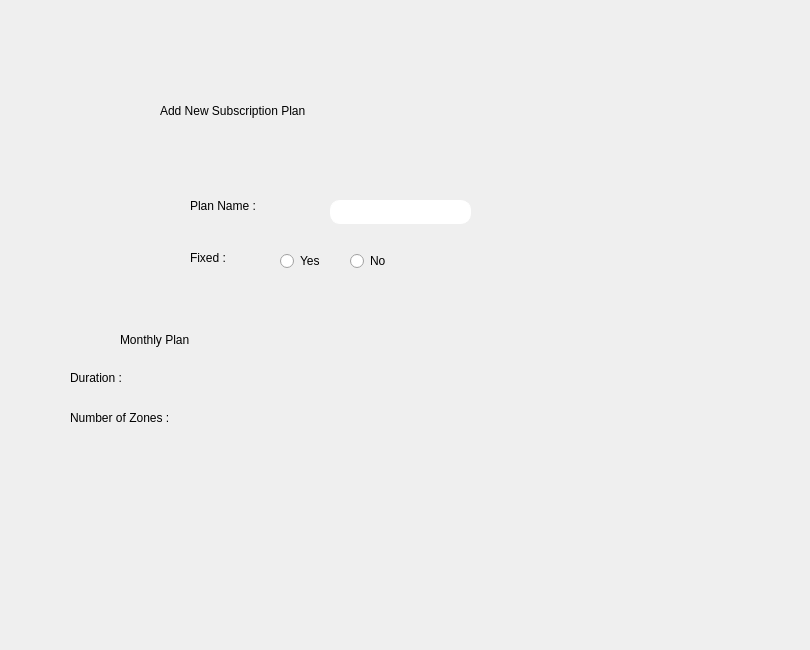
    <widget class="QWidget" name="add_sub">
     <widget class="QLabel" name="label_18">
      <property name="geometry">
       <rect>
        <x>160</x>
        <y>70</y>
        <width>411</width>
        <height>81</height>
       </rect>
      </property>
      <property name="styleSheet">
       <string notr="true">font: 700 22pt &quot;Times New Roman&quot;;</string>
      </property>
      <property name="text">
       <string>Add New Subscription Plan</string>
      </property>
     </widget>
     <widget class="QLabel" name="label_19">
      <property name="geometry">
       <rect>
        <x>190</x>
        <y>190</y>
        <width>141</width>
        <height>31</height>
       </rect>
      </property>
      <property name="styleSheet">
       <string notr="true">font: 700 18pt &quot;Times New Roman&quot;;</string>
      </property>
      <property name="text">
       <string>Plan Name : </string>
      </property>
     </widget>
     <widget class="QLabel" name="label_20">
      <property name="geometry">
       <rect>
        <x>190</x>
        <y>250</y>
        <width>101</width>
        <height>16</height>
       </rect>
      </property>
      <property name="styleSheet">
       <string notr="true">font: 700 18pt &quot;Times New Roman&quot;;</string>
      </property>
      <property name="text">
       <string>Fixed : </string>
      </property>
     </widget>
     <widget class="QRadioButton" name="radioButton">
      <property name="geometry">
       <rect>
        <x>280</x>
        <y>250</y>
        <width>91</width>
        <height>22</height>
       </rect>
      </property>
      <property name="text">
       <string>Yes</string>
      </property>
     </widget>
     <widget class="QRadioButton" name="radioButton_2">
      <property name="geometry">
       <rect>
        <x>350</x>
        <y>250</y>
        <width>91</width>
        <height>22</height>
       </rect>
      </property>
      <property name="text">
       <string>No</string>
      </property>
     </widget>
     <widget class="QLineEdit" name="lineEdit_7">
      <property name="geometry">
       <rect>
        <x>330</x>
        <y>200</y>
        <width>141</width>
        <height>24</height>
       </rect>
      </property>
      <property name="styleSheet">
       <string notr="true">border-radius:10px;
font: 10pt &quot;Segoe UI&quot;;
border:1px solid white;</string>
      </property>
     </widget>
     <widget class="QWidget" name="widget_15" native="true">
      <property name="geometry">
       <rect>
        <x>50</x>
        <y>310</y>
        <width>231</width>
        <height>251</height>
       </rect>
      </property>
      <widget class="QLabel" name="label_21">
       <property name="geometry">
        <rect>
         <x>70</x>
         <y>20</y>
         <width>141</width>
         <height>20</height>
        </rect>
       </property>
       <property name="text">
        <string>Monthly Plan</string>
       </property>
      </widget>
      <widget class="QLabel" name="label_22">
       <property name="geometry">
        <rect>
         <x>20</x>
         <y>60</y>
         <width>81</width>
         <height>16</height>
        </rect>
       </property>
       <property name="text">
        <string>Duration : </string>
       </property>
      </widget>
      <widget class="QLabel" name="label_23">
       <property name="geometry">
        <rect>
         <x>20</x>
         <y>100</y>
         <width>101</width>
         <height>16</height>
        </rect>
       </property>
       <property name="text">
        <string>Number of Zones : </string>
       </property>
      </widget>
     </widget>
     <widget class="QWidget" name="widget_16" native="true">
      <property name="geometry">
       <rect>
        <x>560</x>
        <y>30</y>
        <width>241</width>
        <height>611</height>
       </rect>
      </property>
      <property name="styleSheet">
       <string notr="true">background-image: url(:/QtWidgetsApplication3/download-removebg-preview.png);
background-position: center;
    background-repeat: no-repeat;
</string>
      </property>
     </widget>
    </widget>
